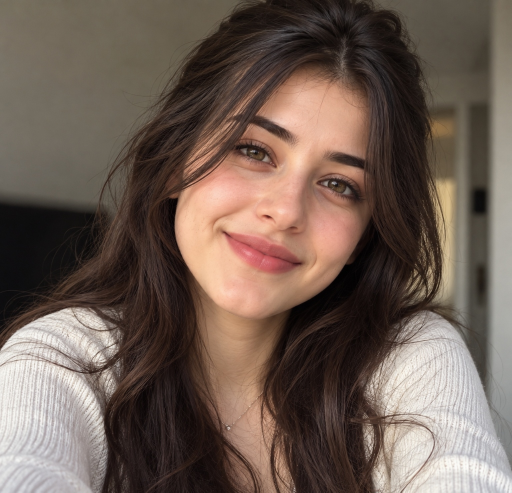
#> input picture test_face.jpg, 1024 x 985 px (shown at 1/2 size)
$ python -i motion_detector.py   (imports and definitions only)
#> lines starting #> are read from the running program, lines starting #| are printed output that depends on the picture
"""
Motion Detection and Facial Action Dynamics module for ADVANCE-FER.
Provides dual-layer motion analysis:
1. Frame-level Motion Detection: Background frame differencing & optical flow to detect scene activity and gate inference.
2. Facial Micro-Motion Tracking: Landmark velocity analysis to detect head gestures (nodding, shaking) and speech activity.
"""

import cv2
import numpy as np
from typing import Tuple, Dict, Any, Optional


class MotionDetector:
    """
    High-speed Computer Vision Motion Detector.
    Used for video stream motion gating and facial dynamic analysis.
    """
    def __init__(
        self,
        motion_threshold: int = 25,
        min_motion_area: int = 400,
        history_frames: int = 5
    ):
        self.motion_threshold = motion_threshold
        self.min_motion_area = min_motion_area
        self.prev_gray: Optional[np.ndarray] = None
        self.prev_landmarks: Optional[np.ndarray] = None

    def detect_frame_motion(self, frame: np.ndarray) -> Dict[str, Any]:
        """
        Detects pixel-level motion by computing absolute difference against previous frame.

        Args:
            frame: Input BGR image.

        Returns:
            Dict containing:
                - has_motion: bool
                - motion_score: float (0.0 to 1.0)
                - changed_pixels: int
                - motion_bbox: Optional bounding box around highest motion region
        """
        if frame is None or frame.size == 0:
            return {"has_motion": False, "motion_score": 0.0, "changed_pixels": 0}

        # Convert to grayscale and apply Gaussian blur to reduce high-frequency camera noise
        gray = cv2.cvtColor(frame, cv2.COLOR_BGR2GRAY)
        gray = cv2.GaussianBlur(gray, (21, 21), 0)

        if self.prev_gray is None or self.prev_gray.shape != gray.shape:
            self.prev_gray = gray
            return {"has_motion": True, "motion_score": 1.0, "changed_pixels": 0, "is_first_frame": True}

        # Absolute difference between current and previous frame
        frame_diff = cv2.absdiff(self.prev_gray, gray)
        _, thresh = cv2.threshold(frame_diff, self.motion_threshold, 255, cv2.THRESH_BINARY)
        thresh = cv2.dilate(thresh, None, iterations=2)

        # Count non-zero changed pixels
        changed_pixels = cv2.countNonZero(thresh)
        total_pixels = frame.shape[0] * frame.shape[1]
        motion_score = round(float(changed_pixels / total_pixels), 4)
        has_motion = changed_pixels >= self.min_motion_area

        # Find largest motion contour
        contours, _ = cv2.findContours(thresh.copy(), cv2.RETR_EXTERNAL, cv2.CHAIN_APPROX_SIMPLE)
        motion_bbox = None
        if contours:
            largest = max(contours, key=cv2.contourArea)
            if cv2.contourArea(largest) >= self.min_motion_area:
                x, y, w, h = cv2.boundingRect(largest)
                motion_bbox = [x, y, w, h]

        self.prev_gray = gray

        return {
            "has_motion": has_motion,
            "motion_score": motion_score,
            "changed_pixels": changed_pixels,
            "motion_bbox": motion_bbox
        }

    # [67 lines left out: functions detect_facial_micro_motion, reset, not called in this run]

>>> import cv2
>>> picture = cv2.imread('../test_face.jpg')
#> picture is the input picture: shape (985, 1024, 3); mean B, G, R 84.3, 94.2, 111.1
>>> result = MotionDetector().detect_frame_motion(picture)
#> in detect_frame_motion, `gray = cv2.cvtColor(frame, cv2.COLOR_BGR2GRAY)`:
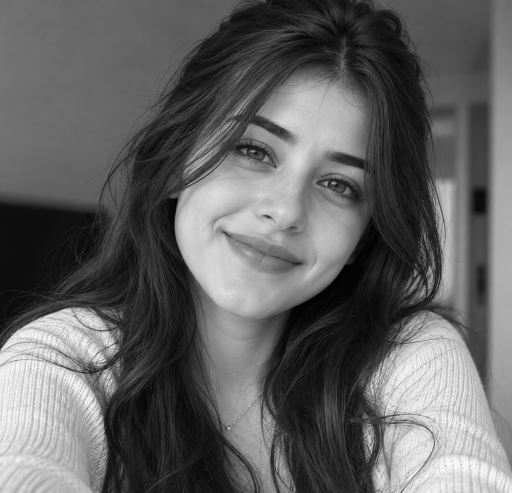
#> gray: shape (985, 1024) (shown at 1/2 size); min 0, max 253, mean 98.1
#> result = {'has_motion': True, 'motion_score': 1, 'changed_pixels': 0, 'is_first_frame': True}
